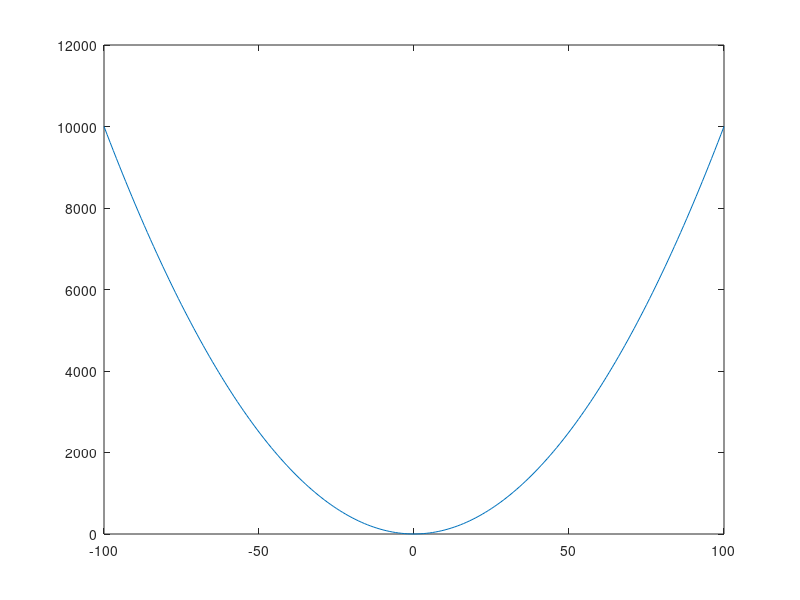

MATLAB code to generate this figure:
% Octave Script
% Title                  :funcion real de variable real f2
% Description            :Script para recordar funcion real de variable real
% Author                 :Magali Valencia Clemente
% Date                   :20211026
% Version                :1
% Usage                  :C:\Users\magali
%                        :octave>funcion real de variable real

clear
% graficar la siguiente funcion f(x)=1+ x^2

% crear rango de valores
x=-100:1:100;
% calcular los funcion
fx=((1)+(x.^2));
% realizar la grafica
plot(x, fx);
